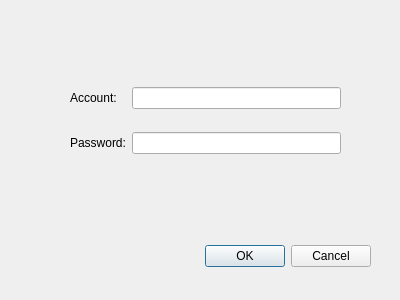
<?xml version="1.0" encoding="UTF-8"?>
<ui version="4.0">
 <class>DlgLogin</class>
 <widget class="QDialog" name="DlgLogin">
  <property name="geometry">
   <rect>
    <x>0</x>
    <y>0</y>
    <width>400</width>
    <height>300</height>
   </rect>
  </property>
  <property name="windowTitle">
   <string>Dialog</string>
  </property>
  <widget class="QDialogButtonBox" name="buttonBox">
   <property name="geometry">
    <rect>
     <x>30</x>
     <y>240</y>
     <width>341</width>
     <height>32</height>
    </rect>
   </property>
   <property name="orientation">
    <enum>Qt::Horizontal</enum>
   </property>
   <property name="standardButtons">
    <set>QDialogButtonBox::Cancel|QDialogButtonBox::Ok</set>
   </property>
  </widget>
  <widget class="QWidget" name="widget" native="true">
   <property name="geometry">
    <rect>
     <x>70</x>
     <y>70</y>
     <width>271</width>
     <height>101</height>
    </rect>
   </property>
   <layout class="QHBoxLayout" name="horizontalLayout">
    <item>
     <layout class="QGridLayout" name="gridLayout">
      <item row="0" column="0">
       <widget class="QLabel" name="label_2">
        <property name="text">
         <string>Account:</string>
        </property>
       </widget>
      </item>
      <item row="1" column="0">
       <widget class="QLabel" name="label">
        <property name="text">
         <string>Password:</string>
        </property>
       </widget>
      </item>
      <item row="0" column="1">
       <widget class="QLineEdit" name="led_account"/>
      </item>
      <item row="1" column="1">
       <widget class="QLineEdit" name="led_password"/>
      </item>
     </layout>
    </item>
   </layout>
  </widget>
 </widget>
 <resources/>
 <connections>
  <connection>
   <sender>buttonBox</sender>
   <signal>accepted()</signal>
   <receiver>DlgLogin</receiver>
   <slot>accept()</slot>
   <hints>
    <hint type="sourcelabel">
     <x>248</x>
     <y>254</y>
    </hint>
    <hint type="destinationlabel">
     <x>157</x>
     <y>274</y>
    </hint>
   </hints>
  </connection>
  <connection>
   <sender>buttonBox</sender>
   <signal>rejected()</signal>
   <receiver>DlgLogin</receiver>
   <slot>reject()</slot>
   <hints>
    <hint type="sourcelabel">
     <x>316</x>
     <y>260</y>
    </hint>
    <hint type="destinationlabel">
     <x>286</x>
     <y>274</y>
    </hint>
   </hints>
  </connection>
 </connections>
</ui>
